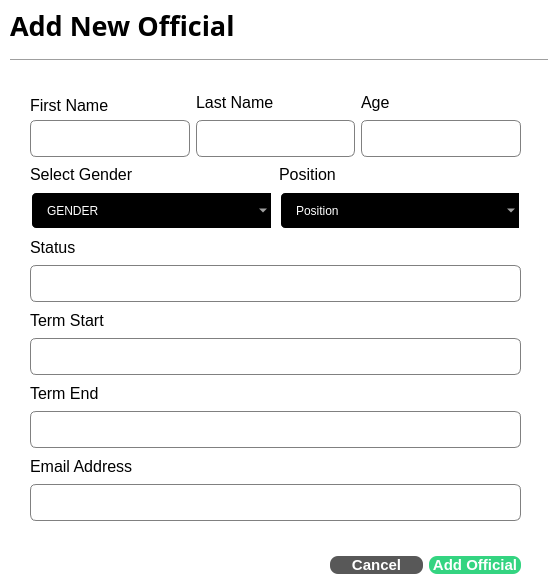
<?xml version="1.0" encoding="UTF-8"?>
<ui version="4.0">
 <class>OfficialDialog</class>
 <widget class="QDialog" name="OfficialDialog">
  <property name="geometry">
   <rect>
    <x>0</x>
    <y>0</y>
    <width>548</width>
    <height>584</height>
   </rect>
  </property>
  <property name="windowTitle">
   <string>Dialog</string>
  </property>
  <property name="styleSheet">
   <string notr="true">QDialog{
 
background-color:white;

}

QLineEdit{

border: 1px solid gray;
border-radius:6px;
padding-left: 15px;
height: 35px;
}

QDateEdit{ 
border: 1px solid gray;
border-radius:6px;
padding-left: 15px;
height: 35px;
}

QComboBox{ 
border: 2px solid white;
border-radius:6px;
padding-left: 1px 18px 1px 3px;
height: 35px;
background-color:black;
color:white;
padding-left:15px;
selection-background-color: #298089;
}</string>
  </property>
  <widget class="QLabel" name="label_12">
   <property name="geometry">
    <rect>
     <x>10</x>
     <y>10</y>
     <width>261</width>
     <height>31</height>
    </rect>
   </property>
   <property name="font">
    <font>
     <family>Arial Rounded MT</family>
     <pointsize>20</pointsize>
     <bold>true</bold>
    </font>
   </property>
   <property name="text">
    <string>Add New Official</string>
   </property>
  </widget>
  <widget class="QWidget" name="layoutWidget_7">
   <property name="geometry">
    <rect>
     <x>30</x>
     <y>90</y>
     <width>491</width>
     <height>431</height>
    </rect>
   </property>
   <layout class="QVBoxLayout" name="verticalLayout_12">
    <item>
     <layout class="QHBoxLayout" name="horizontalLayout_4">
      <item>
       <layout class="QVBoxLayout" name="verticalLayout_13">
        <property name="spacing">
         <number>0</number>
        </property>
        <item>
         <widget class="QLabel" name="label_13">
          <property name="font">
           <font>
            <family>Arial</family>
            <pointsize>12</pointsize>
           </font>
          </property>
          <property name="text">
           <string>First Name</string>
          </property>
         </widget>
        </item>
        <item>
         <widget class="QLineEdit" name="firstname_lineEdit2"/>
        </item>
       </layout>
      </item>
      <item>
       <layout class="QVBoxLayout" name="verticalLayout_14">
        <item>
         <widget class="QLabel" name="label_14">
          <property name="font">
           <font>
            <family>Arial</family>
            <pointsize>12</pointsize>
           </font>
          </property>
          <property name="text">
           <string>Last Name</string>
          </property>
         </widget>
        </item>
        <item>
         <widget class="QLineEdit" name="lastname_lineEdit2"/>
        </item>
       </layout>
      </item>
      <item>
       <layout class="QVBoxLayout" name="verticalLayout_15">
        <item>
         <widget class="QLabel" name="label_15">
          <property name="font">
           <font>
            <family>Arial</family>
            <pointsize>12</pointsize>
           </font>
          </property>
          <property name="text">
           <string>Age</string>
          </property>
         </widget>
        </item>
        <item>
         <widget class="QLineEdit" name="age_lineEdit2"/>
        </item>
       </layout>
      </item>
     </layout>
    </item>
    <item>
     <layout class="QHBoxLayout" name="horizontalLayout_5">
      <item>
       <layout class="QVBoxLayout" name="verticalLayout_16">
        <item>
         <widget class="QLabel" name="label_16">
          <property name="font">
           <font>
            <family>Arial</family>
            <pointsize>12</pointsize>
           </font>
          </property>
          <property name="text">
           <string>Select Gender</string>
          </property>
         </widget>
        </item>
        <item>
         <widget class="QComboBox" name="gender_comboBox2">
          <item>
           <property name="text">
            <string>GENDER</string>
           </property>
          </item>
          <item>
           <property name="text">
            <string>Male</string>
           </property>
          </item>
          <item>
           <property name="text">
            <string>Female</string>
           </property>
          </item>
         </widget>
        </item>
       </layout>
      </item>
      <item>
       <layout class="QVBoxLayout" name="verticalLayout_17">
        <item>
         <widget class="QLabel" name="label_17">
          <property name="font">
           <font>
            <family>Arial</family>
            <pointsize>12</pointsize>
           </font>
          </property>
          <property name="text">
           <string>Position</string>
          </property>
         </widget>
        </item>
        <item>
         <widget class="QComboBox" name="position_comboBox">
          <property name="styleSheet">
           <string notr="true"/>
          </property>
          <item>
           <property name="text">
            <string>Position</string>
           </property>
          </item>
          <item>
           <property name="text">
            <string>Captain</string>
           </property>
          </item>
          <item>
           <property name="text">
            <string>Councilor</string>
           </property>
          </item>
          <item>
           <property name="text">
            <string>Kagawad</string>
           </property>
          </item>
          <item>
           <property name="text">
            <string>Sk Kagawad</string>
           </property>
          </item>
          <item>
           <property name="text">
            <string>Tanod</string>
           </property>
          </item>
         </widget>
        </item>
       </layout>
      </item>
     </layout>
    </item>
    <item>
     <layout class="QVBoxLayout" name="verticalLayout_19">
      <item>
       <widget class="QLabel" name="label_19">
        <property name="font">
         <font>
          <family>Arial</family>
          <pointsize>12</pointsize>
         </font>
        </property>
        <property name="text">
         <string>Status</string>
        </property>
       </widget>
      </item>
      <item>
       <widget class="QLineEdit" name="birthplace_lineEdit2"/>
      </item>
     </layout>
    </item>
    <item>
     <layout class="QVBoxLayout" name="verticalLayout_20">
      <item>
       <widget class="QLabel" name="label_20">
        <property name="font">
         <font>
          <family>Arial</family>
          <pointsize>12</pointsize>
         </font>
        </property>
        <property name="text">
         <string>Term Start</string>
        </property>
       </widget>
      </item>
      <item>
       <widget class="QLineEdit" name="address_lineEdit2"/>
      </item>
     </layout>
    </item>
    <item>
     <layout class="QVBoxLayout" name="verticalLayout_21">
      <item>
       <widget class="QLabel" name="label_21">
        <property name="font">
         <font>
          <family>Arial</family>
          <pointsize>12</pointsize>
         </font>
        </property>
        <property name="text">
         <string>Term End</string>
        </property>
       </widget>
      </item>
      <item>
       <widget class="QLineEdit" name="contact_lineEdit2"/>
      </item>
     </layout>
    </item>
    <item>
     <layout class="QVBoxLayout" name="verticalLayout_22">
      <item>
       <widget class="QLabel" name="label_22">
        <property name="font">
         <font>
          <family>Arial</family>
          <pointsize>12</pointsize>
         </font>
        </property>
        <property name="text">
         <string>Email Address</string>
        </property>
       </widget>
      </item>
      <item>
       <widget class="QLineEdit" name="emailaddress_lineEdit2"/>
      </item>
     </layout>
    </item>
   </layout>
  </widget>
  <widget class="Line" name="line_2">
   <property name="geometry">
    <rect>
     <x>10</x>
     <y>50</y>
     <width>541</width>
     <height>21</height>
    </rect>
   </property>
   <property name="orientation">
    <enum>Qt::Orientation::Horizontal</enum>
   </property>
  </widget>
  <widget class="QWidget" name="layoutWidget_8">
   <property name="geometry">
    <rect>
     <x>330</x>
     <y>550</y>
     <width>191</width>
     <height>31</height>
    </rect>
   </property>
   <layout class="QHBoxLayout" name="horizontalLayout_6">
    <item>
     <widget class="QPushButton" name="cancel_officialbutton">
      <property name="styleSheet">
       <string notr="true">QPushButton{
 background-color: #585858;
 color:white;
border:none;
border-radius:8px;
font-weight: bold;
font-size: 15px;
}</string>
      </property>
      <property name="text">
       <string>Cancel</string>
      </property>
      <property name="checkable">
       <bool>true</bool>
      </property>
      <property name="autoExclusive">
       <bool>true</bool>
      </property>
     </widget>
    </item>
    <item>
     <widget class="QPushButton" name="save_officialbutton">
      <property name="styleSheet">
       <string notr="true">QPushButton{
 background-color: #34D481;
 color:white;
border:none;
border-radius:8px;
font-weight: bold;
font-size: 15px;
}</string>
      </property>
      <property name="text">
       <string>Add Official</string>
      </property>
      <property name="checkable">
       <bool>true</bool>
      </property>
      <property name="autoExclusive">
       <bool>true</bool>
      </property>
     </widget>
    </item>
   </layout>
  </widget>
 </widget>
 <resources/>
 <connections>
  <connection>
   <sender>cancel_officialbutton</sender>
   <signal>toggled(bool)</signal>
   <receiver>OfficialDialog</receiver>
   <slot>close()</slot>
   <hints>
    <hint type="sourcelabel">
     <x>371</x>
     <y>567</y>
    </hint>
    <hint type="destinationlabel">
     <x>380</x>
     <y>653</y>
    </hint>
   </hints>
  </connection>
 </connections>
</ui>
